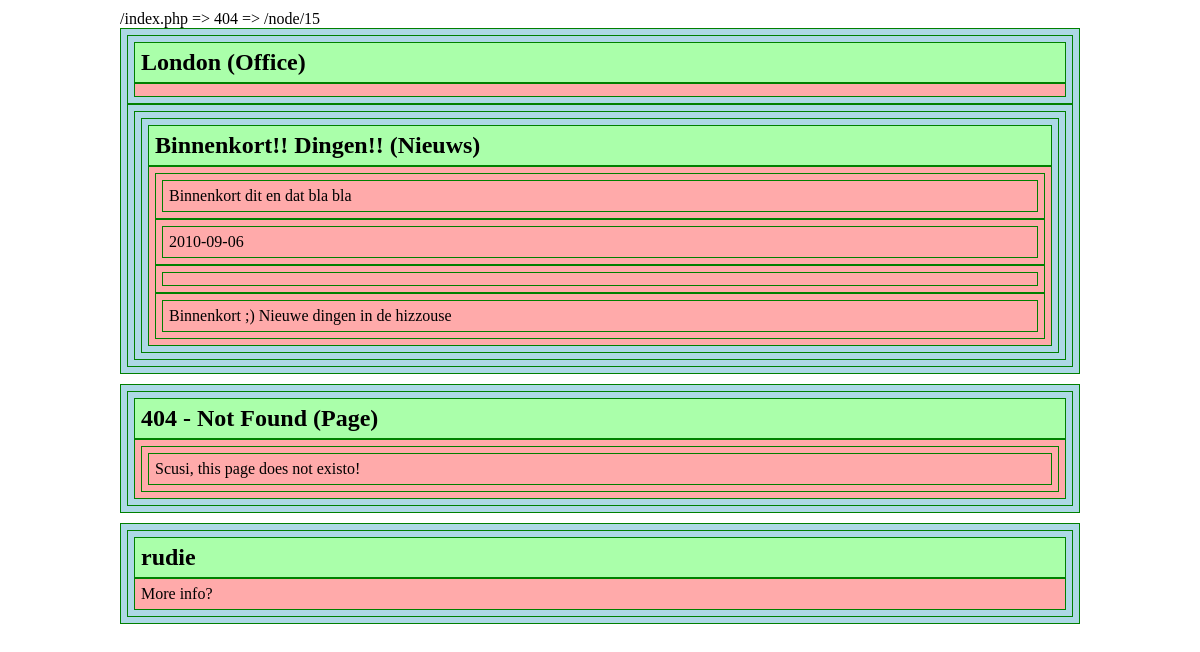
The page /index.php on the database its author committed.
### tables this page shows
CREATE TABLE IF NOT EXISTS `regioned_blocks` (
  `region_id` int(10) unsigned NOT NULL,
  `block_id` int(10) unsigned NOT NULL,
  `o` int(11) NOT NULL DEFAULT '0',
  `condition_type` enum('always','except_on','only_on','if_true') NOT NULL DEFAULT 'always',
  `condition_value` text NOT NULL,
  PRIMARY KEY (`region_id`,`block_id`)
);

CREATE TABLE IF NOT EXISTS `nodes` (
  `id` int(10) unsigned NOT NULL AUTO_INCREMENT,
  `title` varchar(200) NOT NULL,
  `node_type_id` int(10) unsigned NOT NULL,
  `category_id` int(10) unsigned DEFAULT NULL,
  `use_node_template` varchar(60) NOT NULL DEFAULT '',
  `use_page_template` varchar(60) NOT NULL DEFAULT '',
  PRIMARY KEY (`id`),
  KEY `category_id` (`category_id`),
  KEY `node_type_id` (`node_type_id`)
);

CREATE TABLE IF NOT EXISTS `node_types` (
  `id` int(10) unsigned NOT NULL AUTO_INCREMENT,
  `node_type` varchar(40) NOT NULL,
  `node_type_name` varchar(40) NOT NULL,
  PRIMARY KEY (`id`),
  UNIQUE KEY `node_type` (`node_type`)
);

CREATE TABLE IF NOT EXISTS `node_type_fields` (
  `id` int(10) unsigned NOT NULL AUTO_INCREMENT,
  `node_type_id` int(10) unsigned NOT NULL,
  `field_machine_name` varchar(40) NOT NULL,
  `field_title` varchar(60) NOT NULL,
  `field_description` text NOT NULL,
  `field_type` varchar(40) NOT NULL,
  `mandatory` tinyint(1) unsigned NOT NULL DEFAULT '1',
  `input_format` text NOT NULL,
  `o` tinyint(3) unsigned NOT NULL DEFAULT '0',
  PRIMARY KEY (`id`),
  UNIQUE KEY `node_type_id` (`node_type_id`,`field_machine_name`)
);

CREATE TABLE IF NOT EXISTS `users` (
  `id` int(11) NOT NULL AUTO_INCREMENT,
  `username` varchar(60) NOT NULL,
  `created_on` int(11) DEFAULT NULL,
  `created_by` int(11) DEFAULT NULL,
  PRIMARY KEY (`id`)
);

### _config/cfg_db.php (called while the page is built)
<?php
require_once(CMS2_MVC3_ROOT.'/source/include/models/db/inc.cls.db_mysqli.php');
$db = new db_mysqli('localhost', 'cms2', 'cms2', 'cms2_default');

### source/include/mvc3/source/include/models/db/inc.cls.db_mysqli.php (called while the page is built, shortened)
<?php
require_once(dirname(__FILE__).'/inc.cls.db_generic.php');
class db_mysqli extends db_generic {
	protected $dbCon = null;
	public function __construct( $f_szHost, $f_szUser = '', $f_szPass = '', $f_szDb = '' ) {
		$this->dbCon = new mysqli($f_szHost, $f_szUser, $f_szPass, $f_szDb);
	}
	public function escape($v) {
		return $this->dbCon->real_escape_string((string)$v);
	}
	public function query( $f_szSqlQuery ) {
		$r = $this->dbCon->query($f_szSqlQuery);
		return $r;
	}
	public function fetch( $f_szSqlQuery, $f_szClass = null ) {
		$r = $this->query($f_szSqlQuery);
		$cb = array($r, 'fetch_object');
		$cl = $f_szClass && class_exists((string)$f_szClass, true) ? array((string)$f_szClass) : array();
		$a = array();
		while ( $l = call_user_func_array($cb, $cl) ) {
			$a[] = $l;
		}
		return $a;
	}
	public function fetch_by_field( $query, $field, $class = null ) {
		$r = $this->query($query);
		$cb = array($r, 'fetch_object');
		$cl = $class && class_exists((string)$class, true) ? array((string)$class) : array();
		$a = array();
		while ( $l = call_user_func_array($cb, $cl) ) {
			$a[$l->$field] = $l;
		}
		return $a;
	}
	public function select_by_field( $tbl, $field, $where = '', $f_szClass = null ) {
		$query = 'SELECT * FROM '.$tbl.( $where ? ' WHERE '.$where : '' ).';';
		return $this->fetch_by_field($query, $field, $f_szClass);
	}
}

### source/include/mvc3/source/include/models/db/inc.cls.db_generic.php (called while the page is built, shortened)
<?php
abstract class DB_Generic {
	public function escapeAndQuote($v) {
		return "'".$this->escape((string)$v)."'";
	}
	public function select($f_szTable, $f_szWhere = '') {
		return $this->fetch('SELECT * FROM '.$f_szTable.( $f_szWhere ? ' WHERE '.$f_szWhere : '' ).';');
	}
}

### source/logic/inc.cls.renderable.php (called while the page is built, shortened)
<?php
class Renderable {
	static public function render_with_vars( $tpl, $vars ) {
		extract($vars);
		include($tpl);
	}
}

### public_html/index.php (called while the page is built, shortened)
<?php
require_once('cfg_db.php');
function is_system_path( $path ) {
	return 0 < preg_match('#^/(node|view|user)/(\d+)/?#', $path, $parrMatches) ? array_slice($parrMatches, 1, 2) : false;
}
function iterate_towards_system_path( $path, $with_404 = true ) {
	if ( is_array($arrPath = is_system_path($path)) ) {
		return $arrPath;
	}
	global $db;
	if ( ($page = $db->select('url_paths', "from_url_path = '".$db->escape($path)."'")) ) {
		return iterate_towards_system_path($page[0]->to_url_path, $with_404);
	}
	if ( $with_404 ) {
		return iterate_towards_system_path('404', false);
	}
	return false;
}
function get_system_path_object( $path ) {
	list($class, $arg) = $path;
	$page = call_user_func(array($class, 'load'), $arg);
	return $page;
}
$x = explode('?', $_SERVER['REQUEST_URI'], 2);
$szUrlPath = $x[0];
$arrSystemPath = iterate_towards_system_path($szUrlPath);
require_once('../source/logic/inc.cls.renderable.php');
require_once('../source/logic/inc.cls.page.php');
require_once('../source/logic/inc.cls.node.php');
require_once('../source/logic/inc.cls.block.php');
require_once('../source/logic/inc.cls.user.php');
require_once('../source/logic/inc.cls.view.php');
require_once('../source/logic/inc.cls.datetime.php');
if ( false === $arrSystemPath || ( false === ($page = get_system_path_object($arrSystemPath)) && false === ($page = get_system_path_object(iterate_towards_system_path('404', false))) ) ) {
	exit('404 and no 404 found');
}
$page->is_page = true;
$page->render_as_page();

### source/logic/inc.cls.block.php (called while the page is built, shortened)
<?php
class Block extends Renderable {
	static public function load( $block ) {
		if ( is_object($block) ) {
			return new self($block);
		}
		return false;
	}
	public $block;
	public function __construct( $block ) {
		$this->block = $block;
	}
	public function source() {
		$content = call_user_func(array($this->block->type, 'load'), $this->block->content_source_id);
		return $content;
	}
	public function render() {
		$source = $this->source();
		$source->render_in_block();
	}
	public function available( $url_paths ) {
		switch ( $this->block->condition_type ) {
			case 'always':
				return true;
		}
		return false;
	}
}

### source/logic/inc.cls.node.php (called while the page is built, shortened)
<?php
class Node extends Page {
	static public function load( $id, $object = true ) {
		$node = $GLOBALS['db']->select('node_types t, nodes n', 't.id = n.node_type_id AND n.id = '.$id);
		if ( $node ) {
			return !$object ? $node[0] : new self($node[0]);
		}
		return false;
	}
	static public $__fields;
	static public function fields( $type ) {
		if ( empty(self::$__fields[$type]) ) {
			self::$__fields[$type] = $GLOBALS['db']->select_by_field('node_type_fields', 'field_machine_name', 'node_type_id = '.$type);
		}
		return self::$__fields[$type];
	}
	public function __construct( $data = null ) {
		$this->save_fields();
	}
	public function save_fields() {
		$this->_fields = self::fields($this->node_type_id);
	}
	public function render_in_view() {
		return $this->render_in_page();
	}
	public function render_in_block() {
		return $this->render_in_page();
	}
	public function render_in_page() {
		renderable::render_with_vars( $this->in_page_template(), array('node' => $this) );
	}
	public function __get( $k ) {
		return $this->$k;
	}
}

### source/logic/inc.cls.view.php (called while the page is built, shortened)
<?php
class View extends Page {
	static public function load( $id, $object = true ) {
		$view = $GLOBALS['db']->select('views', 'id = '.$id);
		if ( $view ) {
			return !$object ? $view[0] : new self($view[0]);
		}
		return false;
	}
	public function render_in_page() {
		$results = $GLOBALS['db']->fetch($this->details, $this->result_type);
		renderable::render_with_vars( $this->in_page_template(), array('view' => $this, 'results' => $results) );
	}
	public function render_in_block() {
		return $this->render_in_page();
	}
}

### source/logic/inc.cls.date.php (called while the page is built, shortened)
<?php
class Date extends DateAndTime {
	public function __construct( $date ) {
		if ( $date ) {
			$t = array(0, 0, 0);
			$d = explode('-', $date);
			$this->utc = mktime($t[0], $t[1], $t[2], $d[1], $d[2], $d[0]);
		}
	}
}

### source/logic/inc.cls.datetime.php (called while the page is built, shortened)
<?php
class DateAndTime {
	static public function fast_format( $fmt, $utc = 0 ) {
		return strftime($fmt, $utc ? $utc : time());
	}
	public $default_format = 'Y-m-d H:i:s';
	public $utc = 0;
	public function __tostring() {
		return $this->format($this->default_format);
	}
	public function format( $fmt, $or = '?' ) {
		return $this->isempty() ? $or : self::fast_format($fmt, $this->utc);
	}
	public function isempty() {
		return !$this->utc;
	}
}
require_once(dirname(__FILE__).'/inc.cls.date.php');

### source/logic/inc.cls.user.php (called while the page is built, shortened)
<?php
class User extends Page {
	static public function load( $user ) {
		if ( !is_object($user) ) {
			$user = $GLOBALS['db']->select('users', 'id = '.(int)$user);
			$user = $user[0];
		}
		return new self($user);
	}
	public function render_in_block() {
		return $this->render_in_page();
	}
	public function render_in_page() {
		renderable::render_with_vars( $this->in_page_template(), array('user' => $this) );
	}
}

### templates/default/tpl.node.php (the view)
<div class="<?if($node->is_page):?>node-is-page <?endif?>node-<?=$node->id?> node content-node node-type-<?=$node->node_type?> content-node-<?=$node->node_type?>">
	<div class="title"><h2><?=$node->title?> (<?=$node->node_type_name?>)</h2></div>
	<div class="content">
	<?foreach ( $node->_fields AS $k => $f ):?>
	<div class="field-<?=$k?>">
		<div title="<?=$f->field_title?>" class="field-content"><?=$node->$k?></div>
	</div>
	<?endforeach?>
	</div>
</div>

### source/logic/inc.cls.page.php (shortened to what this page needs)
<?php
class Page extends Renderable {
	public function render_region( $region ) {
		global $db;
		$blocks = $db->select('regions r, regioned_blocks rb, blocks b', "r.region_name = ".$db->escapeAndQuote($region)." AND r.id = rb.region_id AND rb.block_id = b.id");
		foreach ( $blocks AS $block ) {
			$block = block::load($block);
			if ( $block->available($GLOBALS['url_path']) ) {
				$block->render();
			}
		}
	}
	public function render_as_page() {
		renderable::render_with_vars($this->as_page_template(), array(
			'page' => $this,
			'url_path' => $GLOBALS['url_path'],
		));
	}
	public function as_page_template( $dir = CMS2_TEMPLATE_DIR ) {
		$templates = $this->as_page_templates();
		return $this->find_template($dir, $templates);
	}
	public function as_page_templates() {
		return array('page');
	}
}

### templates/default/tpl.view.php
<div class="view">
<?foreach($results AS $k => $result):?>
<div class="view-item view-item-<?=$k?>">
<?$result->render_in_view()?>
</div>
<?endforeach?>
</div>

### templates/default/tpl.user.php
<div class="node node-user">
	<div class="title"><h2><?=$user->username?></h2></div>
	<div class="content">
		<p>More info?</p>
	</div>
</div>

### templates/default/tpl.page.php (style rules this page uses)
* { margin:0; padding:0; }
body { padding:10px; }
div { -webkit-box-sizing:border-box; padding:6px; border:solid 1px green; }
div.node div.content { background:#faa; }
div.node div.title { background:#afa; }

### rows shown on the page
regioned_blocks: nodes.title "London", node_types.node_type_name "Office"
node_type_fields: title "Binnenkort!! Dingen!!", node_type_name "Nieuws", k "Binnenkort ;) Nieuwe dingen in de hizzouse"
node_type_fields: k "Binnenkort dit en dat bla bla"
node_type_fields: k "2010-09-06"
nodes: title "404 - Not Found", node_type.node_type_name "Page"
node_type_fields: k "Scusi, this page does not existo!"
regioned_blocks: users.username "rudie"

### other values the page prints
implode(' => ', $url_path) "/index.php => 404 => /node/15"
